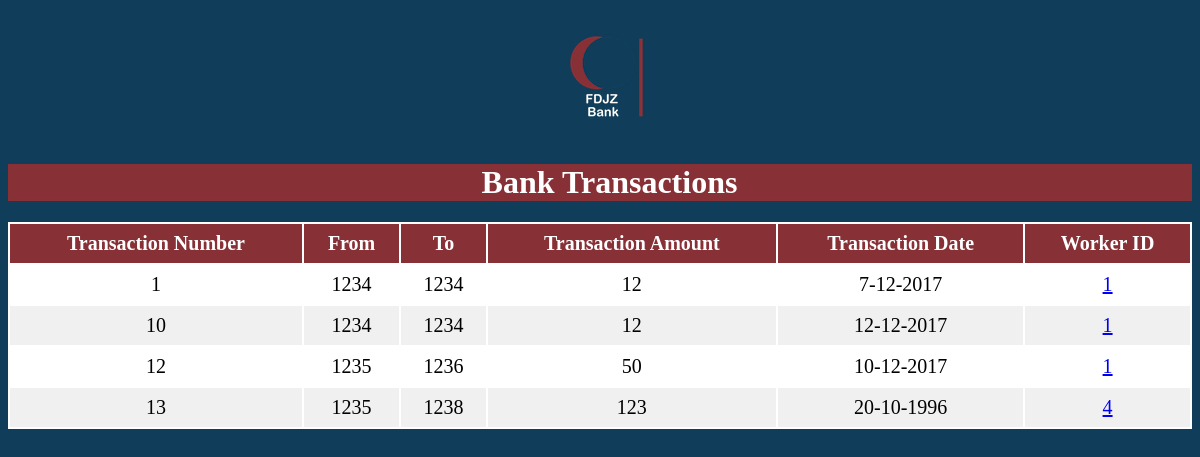
The page /Worker/php/ViewTransaction.php on the database its author committed.
### tables this page shows
CREATE TABLE `TRANSACTIONS` (
  `TransactionID` int(11) NOT NULL,
  `FromAccount` int(11) NOT NULL,
  `ToAccount` int(11) NOT NULL,
  `Amount` float DEFAULT NULL,
  `TransactionDate` varchar(50) DEFAULT NULL,
  `WorkerID` int(11) NOT NULL
);

### Worker/ClassesGedida/dbconnect.php (called while the page is built, shortened)
<?php
  class dbconnect
  {
      private $servername;
      private $username;
      private $password;
      private $db;
      private $con;
      function __construct()
      {
          $this->servername = "localhost";
          $this->username = "root";
          $this->password = "";
          $this->db = "FDJZ";
          $this->con = $this->Connect();
      }
      function connect()
      {
          $this->con = mysqli_connect($this->servername, $this->username, $this->password, $this->db);
          if ($this -> con ->connect_error)
          {
              die("Failed to connect: " .$this->con->connect_error);
          }
          else
          {
              return $this->con;
          }
      }
      function executesql($sql)
      {
        $result = mysqli_query($this->con, $sql);
        if($result == TRUE)
              {
          return $result;
        }
        else
              {
          echo "Error executing SQL statement: " .$this->con->error;
        }
      }
  }
?>

### Worker/ClassesGedida/Transactions.php (called while the page is built, shortened)
<?php
require_once "../ClassesGedida/dbconnect.php";
  class Transactions
  {
      public $TansactionId;
        function ReturnAllIDs()
    		{
    			return $this->TansactionId;
    		}
    		function ReturnAllFromAccounts()
    		{
    			return $this->FromAccount;
    		}
    		function ReturnAllToAccounts()
    		{
    			return $this->ToAccount;
    		}
    		function ReturnAllAmounts()
    		{
    			return 	$this->Amount;
    		}
    		function ReturnAllTransactionsDates()
    		{
    			return $this->TransactionDate;
    		}
    		function ReturnAllWorkerIDs()
    		{
    			return $this->workerId;
    		}
        function GetAllTransactions()
    		{
    			$db_obj = new dbconnect;
    			$db_obj->connect();
    			$sql=" SELECT *
    			from transactions";
    			$result=$db_obj->executesql($sql);
    			$i=-1;
    			while ($row = mysqli_fetch_array($result))
    			{
    				$i++;
    				$this->TansactionId[$i]=$row['TransactionID'];
    			$this->FromAccount[$i]=$row['FromAccount'];
    			$this->ToAccount[$i]=$row['ToAccount'];
    			$this->Amount[$i]=$row['Amount'];
    			$this->TransactionDate[$i]=$row['TransactionDate'];
    			$this->workerId[$i]=$row['WorkerID'];
    			}
    			return $i;
    		}
    }
?>

### Worker/php/ViewTransaction.php (the view, shortened to what this page needs)
<!DOCTYPE html>
<html>
    <head>
        <link rel="stylesheet" type="text/css" href="../css/ViewTransaction.css">
    </head>
<body>
    <?php
    	require_once("../ClassesGedida/Transactions.php") ;
    	$Transaction = new Transactions;
    	$num= $Transaction->GetAllTransactions();
    	$ids=$Transaction->ReturnAllIDs();
    	$FromAccounts= $Transaction->ReturnAllFromAccounts();
    	$ToAccounts=$Transaction->ReturnAllToAccounts();
    	$Amounts=$Transaction->ReturnAllAmounts();
    	$Dates= $Transaction->ReturnAllTransactionsDates();
    	$WorkerIDs= $Transaction->ReturnAllWorkerIDs();
	?>
    <div class="logo">
        <h1><a href="<?php echo $href; ?>" id="logoposition"><img  src="../img/WorkerLogo.png" alt="" /></a></h1>
    </div>
    <div id="title">
        <h1 id="x">Bank Transactions</h1>
    </div>
    <div class="tableback">
        <table class="transactiontable" style="overflow-x:auto;" width="100%">
            <thead>
                <tr>
				    <th>Transaction Number</th>
                    <th>From</th>
                    <th>To</th>
                    <th>Transaction Amount</th>
					<th>Transaction Date</th>
					<th>Worker ID </th>
                </tr>
            </thead>
              <?php
    						for($i=0;$i<=$num;$i++){
    						    echo "<tr>";
    				        echo "<td>" .$ids[$i]."</td>";
                    echo "<td>" .$FromAccounts[$i]."</td>";
    				        echo "<td>" .$ToAccounts[$i]."</td>";
    				        echo "<td>" .$Amounts[$i]."</td>";
    				        echo "<td>".$Dates[$i]."</td>";
                    echo'<td><a href="WorkerReportFromTransaction.php?id='.$WorkerIDs[$i].'">'.$WorkerIDs[$i].'</a></td>';
                    echo "</tr>";
						     }
            ?>
        </table>
    </div>
</body>
</html>

### Worker/css/ViewTransaction.css (style rules this page uses)
body { background-color: #103D59; }
#title { color:white; background-color:#873036; }
#x { margin-left:40%; }
.tableback { background-color:#FFFFFF; color:black; font-size:20px; text-align:center; }
th, td { text-align: center; padding: 8px; }
tr:nth-child(even) { background-color: #F0F0F0; color:black; }
th { background-color: #873036; color: white; }
#logoposition { margin-left: 42%; }

### rows shown on the page
transactions: WorkerID "1", TransactionID "10", Amount "12"
transactions: TransactionID "12", Amount "50"

### other values the page prints
$FromAccounts[$i] "1234"
$ToAccounts[$i] "1234"
$Dates[$i] "7-12-2017"
$WorkerIDs[$i] "1"
$Dates[$i] "12-12-2017"
$FromAccounts[$i] "1235"
$ToAccounts[$i] "1236"
$Dates[$i] "10-12-2017"
$ids[$i] "13"
$ToAccounts[$i] "1238"
$Amounts[$i] "123"
$Dates[$i] "20-10-1996"
$WorkerIDs[$i] "4"
